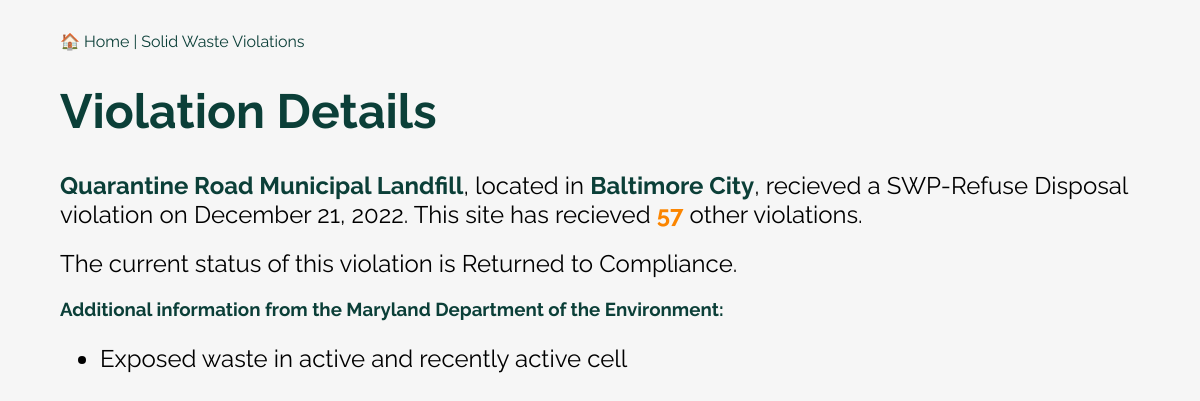
Screenshot of /violation/545 with the database file from the repository.
### app.py (models this page shows)
class Violation(Model):
    site_no = CharField()
    site_name = CharField()
    street_address = CharField()
    city_state_zip = CharField()
    county = CharField()
    media = CharField()
    violation_date = DateTimeField()
    status = CharField()
    resolved_date = DateTimeField()
    violation = CharField()
    id = CharField(primary_key=True, unique=True)
    @property
    def county_obj(self):
        return County.get(County.county == self.county)
    class Meta:
        table_name = "violations"
        database = db

### app.py (the view)
@app.route("/violation/<id>")
def detail(id):
    template = 'detail.html'
    violation = Violation.get(Violation.id == id)
    if violation.violation_date:
        date_start = datetime.strptime(violation.violation_date, "%Y/%m/%d").strftime('%B %d, %Y')
    else:
        date_start = 'Unknown'
    other_violation_count = Violation.select().where(Violation.site_no == violation.site_no).count() - 1
    return render_template('detail.html',
                           street_address=violation.street_address,
                           county=violation.county,
                           site_name=violation.site_name,
                           date_start=date_start,
                           violation_type=violation.media,
                           violation=violation,
                           other_violation_count=other_violation_count)

### templates/detail.html (shortened to what this page needs)
<!doctype html>
<html>
  <head>
    <link rel="stylesheet" href="{{ url_for('static', filename='style.css') }}">
  </head>
  <body>
      <div class="jumbotron">
        <div class="container">
          <nav class="navbar navbar-expand-lg navbar-dark bg-dark">
            <a class="navbar-brand" href="/">&#127968 Home | Solid Waste Violations</a>
          </nav>
          <h1>Violation Details</h1>
          <h2 class="display-4"><b><a href="{{ url_for('site', site_no=violation.site_no) }}">{{ site_name }}</a></b>, located in <b><a href="{{ url_for('county', slug=violation.county_obj.slug) }}">{{ county }}</a></b>, recieved a {{ violation_type }} violation on {{ date_start }}. This site has recieved <div class="total">{{ other_violation_count }}</div> other violations.</h1>
          <h2>The current status of this violation is {{ violation.status }}.</h2>
          <h3>Additional information from the Maryland Department of the Environment:</h3>
          <h2>
            <ul>
            <li>{{ violation.violation }}</li></ul></h2>
          <br>
          <br>
        </div>
      </div>
  </body>
</html>

### static/style.css (style rules this page uses)
.container { width: 90%; margin: auto; overflow-x: auto; }
body { margin: 0 auto; padding: 0; font-family: 'Raleway', sans-serif; background-color: #F6F6F6; max-width: 1200px; margin-top: 2em; margin-bottom: 1em; }
h1 { color: #0B3F38; font-size: 3em; }
h3 { color: #0B3F38; }
b { color: #0B3F38; }
.total { font-weight: bold; color: #fb8500; display: inline; }
a { text-decoration: none; color: #0B3F38; }
h1 { font-size: 3em; }
h2 { font-weight: normal; }

### rows the page displays
Violation: site_name "Quarantine Road Municipal Landfill", county "Baltimore City", media "SWP-Refuse Disposal", status "Returned to Compliance", violation "Exposed waste in active and recently active cell"

### other values shown
{{ date_start }} "December 21, 2022"
{{ other_violation_count }} "57"
